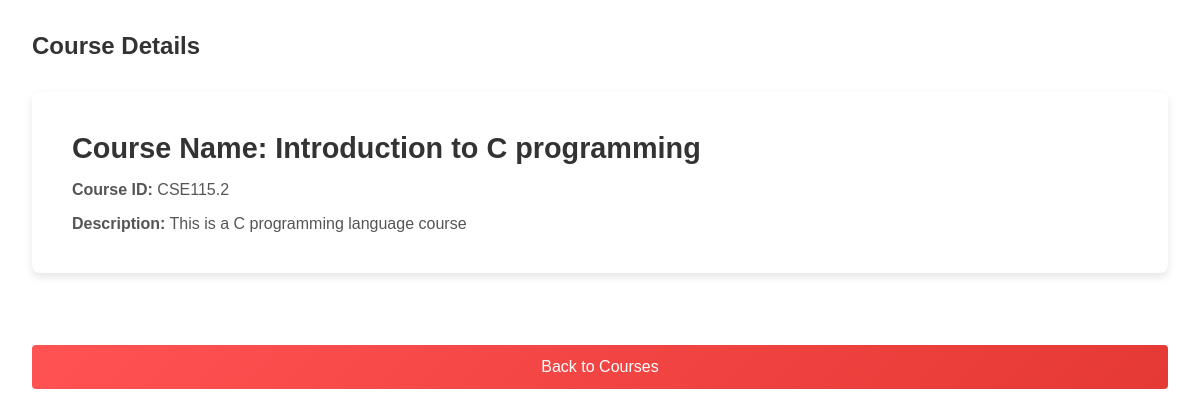
Page /course_modules.php?course_id=CSE115.2 (signed in) on the committed database.
### tables this page shows
CREATE TABLE `course` (
  `Course_Num` int(20) NOT NULL,
  `Course_ID` varchar(20) NOT NULL,
  `CourseName` varchar(50) DEFAULT NULL,
  `Description` longtext NOT NULL,
  `UserID` varchar(50) NOT NULL,
  `Start_Date` date DEFAULT NULL,
  `End_Date` date NOT NULL
);

### course_modules.php (the view, shortened to what this page needs)
<?php
$conn = new mysqli("localhost", "root", "", "learning_platform");
$courseID = $_GET['course_id'];
$courseQuery = "SELECT Course_ID, CourseName, Description FROM Course WHERE Course_ID = ?";
$stmt = $conn->prepare($courseQuery);
$stmt->bind_param("s", $courseID);
$stmt->execute();
$courseResult = $stmt->get_result();
if ($courseResult->num_rows > 0) {
    $course = $courseResult->fetch_assoc();
} else {
    echo "Course not found.";
    exit();
}
?>
<!DOCTYPE html>
<html lang="en">
<head>
    <link rel="stylesheet" href="style.css">
</head>
<body>
    <div class="dashboard-container">
        <main class="content">
            <section id="course-details">
                <h1>Course Details</h1>
                <div class="course-card">
                    <h2>Course Name: <?php echo htmlspecialchars($course['CourseName']); ?></h2>
                    <p><strong>Course ID:</strong> <?php echo htmlspecialchars($course['Course_ID']); ?></p>
                    <p><strong>Description:</strong> <?php echo htmlspecialchars($course['Description']); ?></p>
                </div>
            </section>
            <div class="back-btn-container">
                <a href="show_courses.html">
                    <button class="back-btn"><i class="fas fa-arrow-left"></i> Back to Courses</button>
                </a>
            </div>
        </main>
    </div>
</body>
</html>

### style.css (style rules this page uses)
* { margin: 0; padding: 0; box-sizing: border-box; font-family: Arial, sans-serif; }
body { display: flex; justify-content: center; align-items: center; min-height: 100vh; background: #f0f2f5; color: #333; }
h2 { margin-bottom: 1rem; font-size: 1.8rem; color: #333; }
button { width: 100%; padding: 0.8rem; background: linear-gradient(135deg, #5c49c6, #000000); color: #fff; border: none; border-radius: 4px; font-size: 1rem; cursor: pointer; transition: background 0.3s ease; }
p { margin-top: 1rem; color: #555; }
a { color: #4CAF50; text-decoration: none; }
.dashboard-container { display: flex; width: 100%; min-height: 100vh; }
.content { flex-grow: 1; padding: 2rem; background: #fff; }
.course-card, .quiz-card,.certificate-card { background: #fff; padding: 2.5rem; border-radius: 8px; box-shadow: 0 4px 8px rgba(0, 0, 0, 0.1); margin-top: 2rem; margin-bottom: 3rem; color: #333333; transition: transform 0.2s ease; }
.back-btn { width: 100%; padding: 0.8rem; background: linear-gradient(135deg, #ff5252, #e53935); color: #fff; border: none; border-radius: 4px; font-size: 1rem; cursor: pointer; margin-top: 1.5rem; text-align: center; }

### rows in the picture
course: CourseName "Introduction to C programming", Course_ID "CSE115.2", Description "This is a C programming language course"
